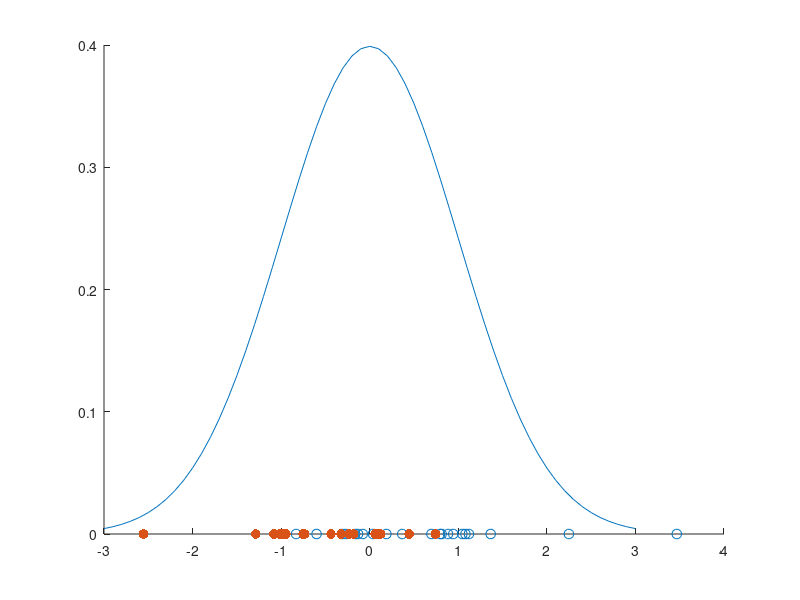

Write the MATLAB code that produced this figure.
close all
hFig = figure(1);
set(hFig, 'Position', [100 100 1000 300])

x = [-3:.1:3];
norm = normpdf(x,0,1);

rndDeviation = 1;
rndMean = 0;
noPoints = 40;
rndSample = rndDeviation.*randn(noPoints,1) + rndMean; 
rndSample = sort(rndSample);
rndLabels = sign(rndSample);
rndInitLabels = rndLabels;

noFalseFields = 5; % number of distributions used to insert possible true rejects


for i = 1:noFalseFields
    rndMeanFalse = round(((noPoints/2)*rand)+(noPoints/4)); % random number in the intervall of 0 to 1000
    rndDeviationFalse = 2; % flip label of this amount of points around the mean
    noFalsePoints = 5;
    rndSampleFalse = unique(round(rndDeviationFalse.*randn(noFalsePoints,1) + rndMeanFalse));
    for j = 1:size(rndSampleFalse)
        rndLabels(rndSampleFalse(j)) = rndLabels(rndSampleFalse(j)) * -1; % flip labels
    end
end

rndLabels(rndLabels == 1) = 2;
rndLabels(rndLabels == -1) = 1;

hold on
scatter(rndSample(rndLabels == 2),zeros(length(rndSample(rndLabels == 2)),1),50,'ko');
scatter(rndSample(rndLabels == 1),zeros(length(rndSample(rndLabels == 1)),1),50,'ko','filled');
plot(x,norm);
hold off
